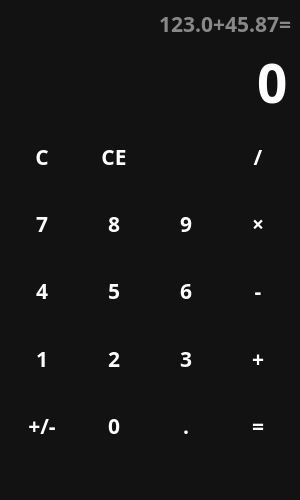
<?xml version="1.0" encoding="UTF-8"?>
<ui version="4.0">
 <class>MainWindow</class>
 <widget class="QMainWindow" name="MainWindow">
  <property name="geometry">
   <rect>
    <x>0</x>
    <y>0</y>
    <width>300</width>
    <height>500</height>
   </rect>
  </property>
  <property name="minimumSize">
   <size>
    <width>300</width>
    <height>500</height>
   </size>
  </property>
  <property name="windowTitle">
   <string>Calculator</string>
  </property>
  <property name="windowIcon">
   <iconset resource="files.qrc">
    <normaloff>:/icons/calculate_white_24dp.svg</normaloff>:/icons/calculate_white_24dp.svg</iconset>
  </property>
  <property name="styleSheet">
   <string notr="true">QWidget {
	color: white;
	background-color: #121212;
	font-family: Rubik;
	font-size: 16pt;
	font-weight: 600;
}
</string>
  </property>
  <widget class="QWidget" name="centralwidget">
   <layout class="QVBoxLayout" name="verticalLayout">
    <item>
     <widget class="QLabel" name="lbl_temp">
      <property name="sizePolicy">
       <sizepolicy hsizetype="Preferred" vsizetype="Maximum">
        <horstretch>0</horstretch>
        <verstretch>0</verstretch>
       </sizepolicy>
      </property>
      <property name="styleSheet">
       <string notr="true">color: #888;</string>
      </property>
      <property name="text">
       <string>123.0+45.87=</string>
      </property>
      <property name="alignment">
       <set>Qt::AlignRight|Qt::AlignTrailing|Qt::AlignVCenter</set>
      </property>
     </widget>
    </item>
    <item>
     <widget class="QLineEdit" name="le_entry">
      <property name="sizePolicy">
       <sizepolicy hsizetype="Expanding" vsizetype="Maximum">
        <horstretch>0</horstretch>
        <verstretch>0</verstretch>
       </sizepolicy>
      </property>
      <property name="styleSheet">
       <string notr="true">font-size: 40pt;
border: none;</string>
      </property>
      <property name="text">
       <string>0</string>
      </property>
      <property name="maxLength">
       <number>16</number>
      </property>
      <property name="alignment">
       <set>Qt::AlignRight|Qt::AlignTrailing|Qt::AlignVCenter</set>
      </property>
      <property name="readOnly">
       <bool>true</bool>
      </property>
     </widget>
    </item>
    <item>
     <layout class="QGridLayout" name="gridLayout">
      <item row="0" column="1">
       <widget class="QPushButton" name="btn_ce">
          <property name="sizePolicy">
           <sizepolicy hsizetype="Minimum" vsizetype="Expanding">
            <horstretch>0</horstretch>
            <verstretch>0</verstretch>
           </sizepolicy>
          </property>
          <property name="cursor">
           <cursorShape>PointingHandCursor</cursorShape>
          </property>
        <property name="styleSheet">
         <string notr="true">QPushButton {
	background-color: transparent;
	border: none;
}

QPushButton:hover {
	background-color: #666;
}

QPushButton:pressed {
	background-color: #888;
}</string>
        </property>
        <property name="text">
         <string>CE</string>
        </property>
        <property name="shortcut">
         <string>Backspace</string>
        </property>
       </widget>
      </item>
      <item row="0" column="0">
       <widget class="QPushButton" name="btn_clear">
          <property name="sizePolicy">
           <sizepolicy hsizetype="Minimum" vsizetype="Expanding">
            <horstretch>0</horstretch>
            <verstretch>0</verstretch>
           </sizepolicy>
          </property>
          <property name="cursor">
           <cursorShape>PointingHandCursor</cursorShape>
          </property>
        <property name="cursor">
         <cursorShape>PointingHandCursor</cursorShape>
        </property>
        <property name="styleSheet">
         <string notr="true">QPushButton {
	background-color: transparent;
	border: none;
}

QPushButton:hover {
	background-color: #666;
}

QPushButton:pressed {
	background-color: #888;
}</string>
        </property>
        <property name="text">
         <string>C</string>
        </property>
        <property name="shortcut">
         <string>Backspace</string>
        </property>
       </widget>
      </item>
      <item row="4" column="0">
       <widget class="QPushButton" name="btn_neg">
          <property name="sizePolicy">
           <sizepolicy hsizetype="Minimum" vsizetype="Expanding">
            <horstretch>0</horstretch>
            <verstretch>0</verstretch>
           </sizepolicy>
          </property>
          <property name="cursor">
           <cursorShape>PointingHandCursor</cursorShape>
          </property>
        <property name="styleSheet">
         <string notr="true">QPushButton {
	background-color: transparent;
	border: none;
}

QPushButton:hover {
	background-color: #666;
}

QPushButton:pressed {
	background-color: #888;
}</string>
        </property>
        <property name="text">
         <string>+/-</string>
        </property>
       </widget>
      </item>
      <item row="1" column="0">
       <widget class="QPushButton" name="btn_7">
          <property name="sizePolicy">
           <sizepolicy hsizetype="Minimum" vsizetype="Expanding">
            <horstretch>0</horstretch>
            <verstretch>0</verstretch>
           </sizepolicy>
          </property>
          <property name="cursor">
           <cursorShape>PointingHandCursor</cursorShape>
          </property>
        <property name="styleSheet">
         <string notr="true">QPushButton {
	background-color: transparent;
	border: none;
}

QPushButton:hover {
	background-color: #666;
}

QPushButton:pressed {
	background-color: #888;
}</string>
        </property>
        <property name="text">
         <string>7</string>
        </property>
        <property name="shortcut">
         <string>7</string>
        </property>
       </widget>
      </item>
      <item row="3" column="0">
       <widget class="QPushButton" name="btn_1">
          <property name="sizePolicy">
           <sizepolicy hsizetype="Minimum" vsizetype="Expanding">
            <horstretch>0</horstretch>
            <verstretch>0</verstretch>
           </sizepolicy>
          </property>
          <property name="cursor">
           <cursorShape>PointingHandCursor</cursorShape>
          </property>
        <property name="styleSheet">
         <string notr="true">QPushButton {
	background-color: transparent;
	border: none;
}

QPushButton:hover {
	background-color: #666;
}

QPushButton:pressed {
	background-color: #888;
}</string>
        </property>
        <property name="text">
         <string>1</string>
        </property>
        <property name="shortcut">
         <string>1</string>
        </property>
       </widget>
      </item>
      <item row="2" column="0">
       <widget class="QPushButton" name="btn_4">
          <property name="sizePolicy">
           <sizepolicy hsizetype="Minimum" vsizetype="Expanding">
            <horstretch>0</horstretch>
            <verstretch>0</verstretch>
           </sizepolicy>
          </property>
          <property name="cursor">
           <cursorShape>PointingHandCursor</cursorShape>
          </property>
        <property name="styleSheet">
         <string notr="true">QPushButton {
	background-color: transparent;
	border: none;
}

QPushButton:hover {
	background-color: #666;
}

QPushButton:pressed {
	background-color: #888;
}</string>
        </property>
        <property name="text">
         <string>4</string>
        </property>
        <property name="shortcut">
         <string>4</string>
        </property>
       </widget>
      </item>
      <item row="0" column="2">
       <widget class="QPushButton" name="btn_backspace">
          <property name="sizePolicy">
           <sizepolicy hsizetype="Minimum" vsizetype="Expanding">
            <horstretch>0</horstretch>
            <verstretch>0</verstretch>
           </sizepolicy>
          </property>
          <property name="cursor">
           <cursorShape>PointingHandCursor</cursorShape>
          </property>
        <property name="styleSheet">
         <string notr="true">QPushButton {
	background-color: transparent;
	border: none;
}

QPushButton:hover {
	background-color: #666;
}

QPushButton:pressed {
	background-color: #888;
}</string>
        </property>
        <property name="text">
         <string/>
        </property>
        <property name="icon">
         <iconset resource="files.qrc">
          <normaloff>:/icons/backspace_white_24dp.svg</normaloff>:/icons/backspace_white_24dp.svg</iconset>
        </property>
        <property name="iconSize">
         <size>
          <width>24</width>
          <height>24</height>
         </size>
        </property>
       </widget>
      </item>
      <item row="0" column="3">
       <widget class="QPushButton" name="btn_div">
          <property name="sizePolicy">
           <sizepolicy hsizetype="Minimum" vsizetype="Expanding">
            <horstretch>0</horstretch>
            <verstretch>0</verstretch>
           </sizepolicy>
          </property>
          <property name="cursor">
           <cursorShape>PointingHandCursor</cursorShape>
          </property>
        <property name="styleSheet">
         <string notr="true">QPushButton {
	background-color: transparent;
	border: none;
}

QPushButton:hover {
	background-color: #666;
}

QPushButton:pressed {
	background-color: #888;
}</string>
        </property>
        <property name="text">
         <string>/</string>
        </property>
       </widget>
      </item>
      <item row="1" column="1">
       <widget class="QPushButton" name="btn_8">
          <property name="sizePolicy">
           <sizepolicy hsizetype="Minimum" vsizetype="Expanding">
            <horstretch>0</horstretch>
            <verstretch>0</verstretch>
           </sizepolicy>
          </property>
          <property name="cursor">
           <cursorShape>PointingHandCursor</cursorShape>
          </property>
        <property name="styleSheet">
         <string notr="true">QPushButton {
	background-color: transparent;
	border: none;
}

QPushButton:hover {
	background-color: #666;
}

QPushButton:pressed {
	background-color: #888;
}</string>
        </property>
        <property name="text">
         <string>8</string>
        </property>
        <property name="shortcut">
         <string>8</string>
        </property>
       </widget>
      </item>
      <item row="1" column="2">
       <widget class="QPushButton" name="btn_9">
          <property name="sizePolicy">
           <sizepolicy hsizetype="Minimum" vsizetype="Expanding">
            <horstretch>0</horstretch>
            <verstretch>0</verstretch>
           </sizepolicy>
          </property>
          <property name="cursor">
           <cursorShape>PointingHandCursor</cursorShape>
          </property>
        <property name="styleSheet">
         <string notr="true">QPushButton {
	background-color: transparent;
	border: none;
}

QPushButton:hover {
	background-color: #666;
}

QPushButton:pressed {
	background-color: #888;
}</string>
        </property>
        <property name="text">
         <string>9</string>
        </property>
        <property name="shortcut">
         <string>9</string>
        </property>
       </widget>
      </item>
      <item row="1" column="3">
       <widget class="QPushButton" name="btn_mul">
          <property name="sizePolicy">
           <sizepolicy hsizetype="Minimum" vsizetype="Expanding">
            <horstretch>0</horstretch>
            <verstretch>0</verstretch>
           </sizepolicy>
          </property>
          <property name="cursor">
           <cursorShape>PointingHandCursor</cursorShape>
          </property>
        <property name="styleSheet">
         <string notr="true">QPushButton {
	background-color: transparent;
	border: none;
}

QPushButton:hover {
	background-color: #666;
}

QPushButton:pressed {
	background-color: #888;
}</string>
        </property>
        <property name="text">
         <string>×</string>
        </property>
        <property name="shortcut">
         <string>*</string>
        </property>
       </widget>
      </item>
      <item row="2" column="1">
       <widget class="QPushButton" name="btn_5">
          <property name="sizePolicy">
           <sizepolicy hsizetype="Minimum" vsizetype="Expanding">
            <horstretch>0</horstretch>
            <verstretch>0</verstretch>
           </sizepolicy>
          </property>
          <property name="cursor">
           <cursorShape>PointingHandCursor</cursorShape>
          </property>
        <property name="styleSheet">
         <string notr="true">QPushButton {
	background-color: transparent;
	border: none;
}

QPushButton:hover {
	background-color: #666;
}

QPushButton:pressed {
	background-color: #888;
}</string>
        </property>
        <property name="text">
         <string>5</string>
        </property>
        <property name="shortcut">
         <string>5</string>
        </property>
       </widget>
      </item>
      <item row="2" column="2">
       <widget class="QPushButton" name="btn_6">
          <property name="sizePolicy">
           <sizepolicy hsizetype="Minimum" vsizetype="Expanding">
            <horstretch>0</horstretch>
            <verstretch>0</verstretch>
           </sizepolicy>
          </property>
          <property name="cursor">
           <cursorShape>PointingHandCursor</cursorShape>
          </property>
        <property name="styleSheet">
         <string notr="true">QPushButton {
	background-color: transparent;
	border: none;
}

QPushButton:hover {
	background-color: #666;
}

QPushButton:pressed {
	background-color: #888;
}</string>
        </property>
        <property name="text">
         <string>6</string>
        </property>
        <property name="shortcut">
         <string>6</string>
        </property>
       </widget>
      </item>
      <item row="2" column="3">
       <widget class="QPushButton" name="btn_minus">
          <property name="sizePolicy">
           <sizepolicy hsizetype="Minimum" vsizetype="Expanding">
            <horstretch>0</horstretch>
            <verstretch>0</verstretch>
           </sizepolicy>
          </property>
          <property name="cursor">
           <cursorShape>PointingHandCursor</cursorShape>
          </property>
        <property name="styleSheet">
         <string notr="true">QPushButton {
	background-color: transparent;
	border: none;
}

QPushButton:hover {
	background-color: #666;
}

QPushButton:pressed {
	background-color: #888;
}</string>
        </property>
        <property name="text">
         <string>-</string>
        </property>
        <property name="shortcut">
         <string>-</string>
        </property>
       </widget>
      </item>
      <item row="3" column="1">
       <widget class="QPushButton" name="btn_2">
          <property name="sizePolicy">
           <sizepolicy hsizetype="Minimum" vsizetype="Expanding">
            <horstretch>0</horstretch>
            <verstretch>0</verstretch>
           </sizepolicy>
          </property>
          <property name="cursor">
           <cursorShape>PointingHandCursor</cursorShape>
          </property>
        <property name="styleSheet">
         <string notr="true">QPushButton {
	background-color: transparent;
	border: none;
}

QPushButton:hover {
	background-color: #666;
}

QPushButton:pressed {
	background-color: #888;
}</string>
        </property>
        <property name="text">
         <string>2</string>
        </property>
        <property name="shortcut">
         <string comment="2"/>
        </property>
       </widget>
      </item>
      <item row="4" column="1">
       <widget class="QPushButton" name="btn_0">
          <property name="sizePolicy">
           <sizepolicy hsizetype="Minimum" vsizetype="Expanding">
            <horstretch>0</horstretch>
            <verstretch>0</verstretch>
           </sizepolicy>
          </property>
          <property name="cursor">
           <cursorShape>PointingHandCursor</cursorShape>
          </property>
        <property name="styleSheet">
         <string notr="true">QPushButton {
	background-color: transparent;
	border: none;
}

QPushButton:hover {
	background-color: #666;
}

QPushButton:pressed {
	background-color: #888;
}</string>
        </property>
        <property name="text">
         <string>0</string>
        </property>
        <property name="shortcut">
         <string>0</string>
        </property>
       </widget>
      </item>
      <item row="3" column="2">
       <widget class="QPushButton" name="btn_3">
          <property name="sizePolicy">
           <sizepolicy hsizetype="Minimum" vsizetype="Expanding">
            <horstretch>0</horstretch>
            <verstretch>0</verstretch>
           </sizepolicy>
          </property>
          <property name="cursor">
           <cursorShape>PointingHandCursor</cursorShape>
          </property>
        <property name="styleSheet">
         <string notr="true">QPushButton {
	background-color: transparent;
	border: none;
}

QPushButton:hover {
	background-color: #666;
}

QPushButton:pressed {
	background-color: #888;
}</string>
        </property>
        <property name="text">
         <string>3</string>
        </property>
        <property name="shortcut">
         <string comment="3"/>
        </property>
       </widget>
      </item>
      <item row="4" column="2">
       <widget class="QPushButton" name="btn_point">
          <property name="sizePolicy">
           <sizepolicy hsizetype="Minimum" vsizetype="Expanding">
            <horstretch>0</horstretch>
            <verstretch>0</verstretch>
           </sizepolicy>
          </property>
          <property name="cursor">
           <cursorShape>PointingHandCursor</cursorShape>
          </property>
        <property name="styleSheet">
         <string notr="true">QPushButton {
	background-color: transparent;
	border: none;
}

QPushButton:hover {
	background-color: #666;
}

QPushButton:pressed {
	background-color: #888;
}</string>
        </property>
        <property name="text">
         <string>.</string>
        </property>
        <property name="shortcut">
         <string>.</string>
        </property>
       </widget>
      </item>
      <item row="3" column="3">
       <widget class="QPushButton" name="btn_add">
          <property name="sizePolicy">
           <sizepolicy hsizetype="Minimum" vsizetype="Expanding">
            <horstretch>0</horstretch>
            <verstretch>0</verstretch>
           </sizepolicy>
          </property>
          <property name="cursor">
           <cursorShape>PointingHandCursor</cursorShape>
          </property>
        <property name="styleSheet">
         <string notr="true">QPushButton {
	background-color: transparent;
	border: none;
}

QPushButton:hover {
	background-color: #666;
}

QPushButton:pressed {
	background-color: #888;
}</string>
        </property>
        <property name="text">
         <string>+</string>
        </property>
        <property name="shortcut">
         <string>+</string>
        </property>
       </widget>
      </item>
      <item row="4" column="3">
       <widget class="QPushButton" name="btn_result">
          <property name="sizePolicy">
           <sizepolicy hsizetype="Minimum" vsizetype="Expanding">
            <horstretch>0</horstretch>
            <verstretch>0</verstretch>
           </sizepolicy>
          </property>
          <property name="cursor">
           <cursorShape>PointingHandCursor</cursorShape>
          </property>
        <property name="styleSheet">
         <string notr="true">QPushButton {
	background-color: transparent;
	border: none;
}

QPushButton:hover {
	background-color: #666;
}

QPushButton:pressed {
	background-color: #888;
}</string>
        </property>
        <property name="text">
         <string>=</string>
        </property>
        <property name="shortcut">
         <string>=</string>
        </property>
       </widget>
      </item>
     </layout>
    </item>
   </layout>
  </widget>
  <widget class="QStatusBar" name="statusbar"/>
 </widget>
 <resources>
  <include location="files.qrc"/>
 </resources>
 <connections/>
</ui>
